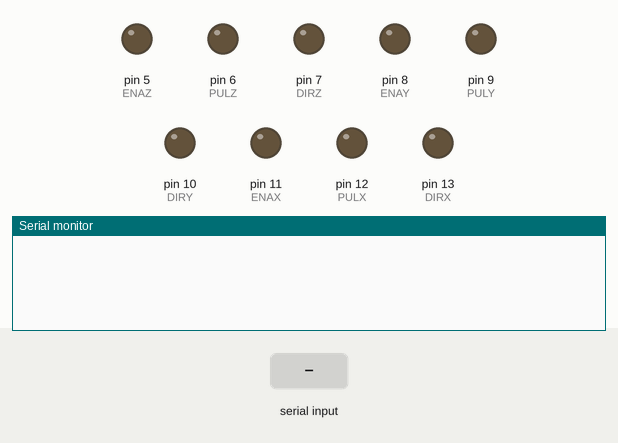
A sketch run on a simulated Arduino Uno, built with avr-gcc and run on an emulated ATmega328P. Shown: output pins drawn as LEDs (lit = HIGH), the last lines printed to the serial monitor. The test bench sets the inputs (shaded band).

Above: at 1.2 s.
1.3 s: "init" received over Serial
At 3.5 s:
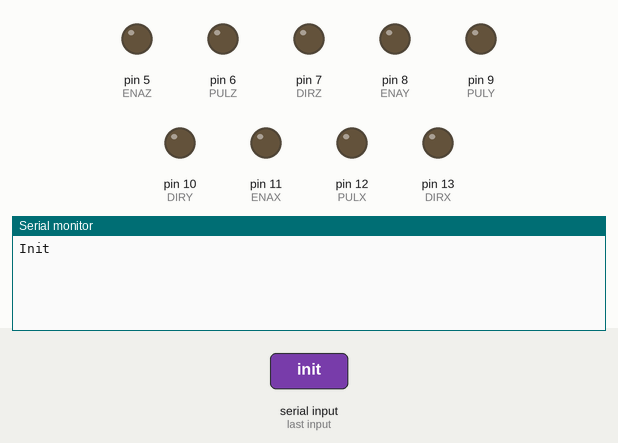
3.8 s: "reset" received over Serial
At 6.0 s:
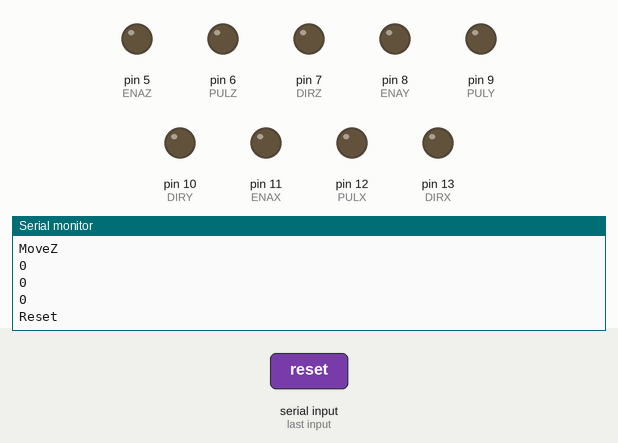
6.3 s: "moveZ" received over Serial
At 8.2 s:
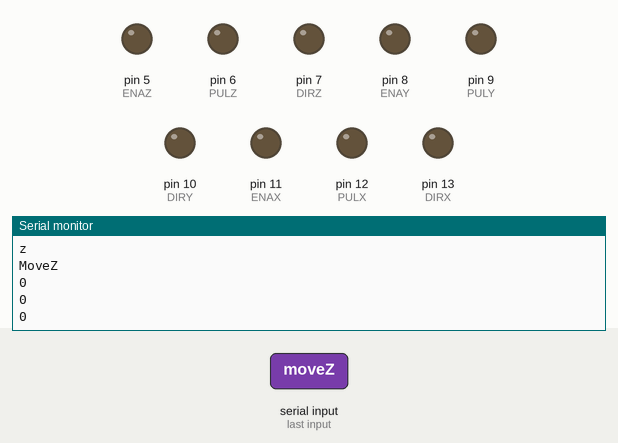

The sketch:

step.ino
```cpp
//X stepping moter drive
const int PULX = 12;
const int DIRX = 13;
const int ENAX = 11;

//Y stepping moter drive
const int PULY = 9;
const int DIRY = 10;
const int ENAY = 8;

//Z stepping moter drive
//Temp
const int PULZ = 6;
const int DIRZ = 7;
const int ENAZ = 5;
//ここまで定数

//設定値
bool initialized;
//x,yの黒板の大きさ
int xSize;
int ySize;
//押す距離
int zDepth;

int currentXRate;
int currentYRate;
int currentZRate;
//ここまで変数

void setup() {
  pinMode (PULX, OUTPUT);
  pinMode (DIRX, OUTPUT);
  pinMode (ENAX, OUTPUT);

  pinMode (PULY, OUTPUT);
  pinMode (DIRY, OUTPUT);
  pinMode (ENAY, OUTPUT);

  pinMode (PULZ, OUTPUT);
  pinMode (DIRZ, OUTPUT);
  pinMode (ENAZ, OUTPUT);

  // シリアル通信を初期化する。通信速度は9600bps
  Serial.begin(9600);
}

int split(String data, char delimiter, String *dst) {
  int index = 0;
  int arraySize = (sizeof(data) / sizeof((data)[0]));
  int datalength = data.length();
  for (int i = 0; i < datalength; i++) {
    char tmp = data.charAt(i);
    if ( tmp == delimiter ) {
      index++;
      if ( index > (arraySize - 1)) return -1;
    }
    else dst[index] += tmp;
  }
  return (index + 1);
}

void loop() {
  String cmd = Serial.readString();
  if (cmd != "") {
    //分割された文字列を格納する配列
    //とりあえず引数は10(コマンド1と引数9で合計10)個で登録しておく
    String cmds[10] = {"\0"};
    //分割数 = 分割処理(文字列, 区切り文字, 配列)
    int index = split(cmd, ' ', cmds);

    //コマンド解析
    if(cmds[0].equals("init")){
      long x = cmds[1].toInt();
      long y = cmds[2].toInt();
      long z = cmds[3].toInt();
      Init(x, y, z);
    }else if(cmds[0].equals("reset")){
      Reset();
    }else if(cmds[0].equals("moveX")){
      long xRate = cmds[1].toInt();
      MoveX(xRate);
    }else if(cmds[0].equals("moveY")){
      long yRate = cmds[1].toInt();
      MoveY(yRate);
    }else if(cmds[0].equals("moveZ")){
      long zRate = cmds[1].toInt();
      Serial.println("z");
      MoveZ(zRate);
    }else if(cmds[0].equals("rot")){
      long index = cmds[1].toInt();
      long r = cmds[2].toInt();
      if(index == 0){
        Serial.println("x test");
        rotate(r, PULX, DIRX, ENAX);
      }else if(index == 1){
        Serial.println("y test");
        rotate(r, PULY, DIRY, ENAY);
      }else if(index == 2){
        Serial.println("z test");
        rotate(r, PULZ, DIRZ, ENAZ);
      }
    }
  }
}

//rotate stepping moter
void rotate(long angle, int pul, int dir, int ena) {
  const int max = 30;
  const int min = 10;
  if (angle == 0) return;

  bool gen = angle > 0;

  Serial.println(angle * 1000);
  //rotate
  for (int i = 0; i < abs(angle * 1000); i++) {
    //if amount of rotation is generate than 0
    if (gen) {
      //forward rotate
      digitalWrite(dir, HIGH);
    }
    //if amount of rotation were less than 0
    else {
      //backward rotate
      digitalWrite(dir, LOW);
    }

    digitalWrite(ena, HIGH);
    digitalWrite(pul, HIGH);
    delayMicroseconds(20);
    digitalWrite(pul, LOW);
    delayMicroseconds(50);
  }

  //回転後の事後処理
  //これをしないと、ノイズが発生してしまう
  digitalWrite(pul, LOW);
  digitalWrite(dir, LOW);
  digitalWrite(ena, LOW);
}

#pragma Serial call
//大文字で始まる関数はシリアル通信を用いて呼び出す
//serial call
void Init(int x, int y, int z) {
  //初期化した
  initialized = true;
  xSize = x;
  ySize = y;
  zDepth = z;

  //初期の座標を0にする(一応)
  currentXRate = 0;
  currentYRate = 0;
  currentZRate = 0;

  Serial.println("Init");
}

//初期位置に戻す
void Reset() {
  MoveX(0);
  MoveY(0);
  MoveZ(0);
  Serial.println("Reset");
}

//serial call
//targetXRate 0~100
void MoveX(int targetXRate) {
  Serial.println("MoveX");
  currentXRate = sharedMove(targetXRate, currentXRate, xSize, PULX, DIRX, ENAX);
}

//serial call
//targetYRate 0~100
void MoveY(int targetYRate) {
  Serial.println("MoveY");
  currentYRate = sharedMove(targetYRate, currentYRate, ySize, PULY, DIRY, ENAY);
}

//serial call
//押すか押さないか
//targetZRate 0~100
void MoveZ(int targetZRate) {
  Serial.println("MoveZ");
  currentZRate = sharedMove(targetZRate, currentZRate, zDepth, PULZ, DIRZ, ENAZ);
}

void nonInitializeError() {
  Serial.println("please call Init() before call Move~()");
}

int sharedMove(int targetRate, int currentRate, int boardSize, int pul, int dir, int ena){
  if (initialized == false) {
    nonInitializeError();
    return currentRate;
  }

  targetRate = constrain(targetRate, 0, 100);
  int target = ceil(boardSize * targetRate / (float)100);
  int current = ceil(boardSize * currentRate / (float)100);
  //範囲外に行ってしまわないように
  int moveDiff = target - current;
  moveDiff = constrain(moveDiff, -current, boardSize - current);
  Serial.println(-current);
  Serial.println(boardSize - current);
  Serial.println(moveDiff);
  rotate(moveDiff, pul, dir, ena);
  currentRate = targetRate;
  return currentRate;
}
#pragma endregion
```

Measured:
- after the input at 1.3 s, the serial monitor: prints a new line after 1.0 s (image 1)
- after the input at 3.8 s, the serial monitor: prints a new line after 1.0 s (image 2)
- after the input at 6.3 s, the serial monitor: prints a new line after 1.0 s (image 3)
